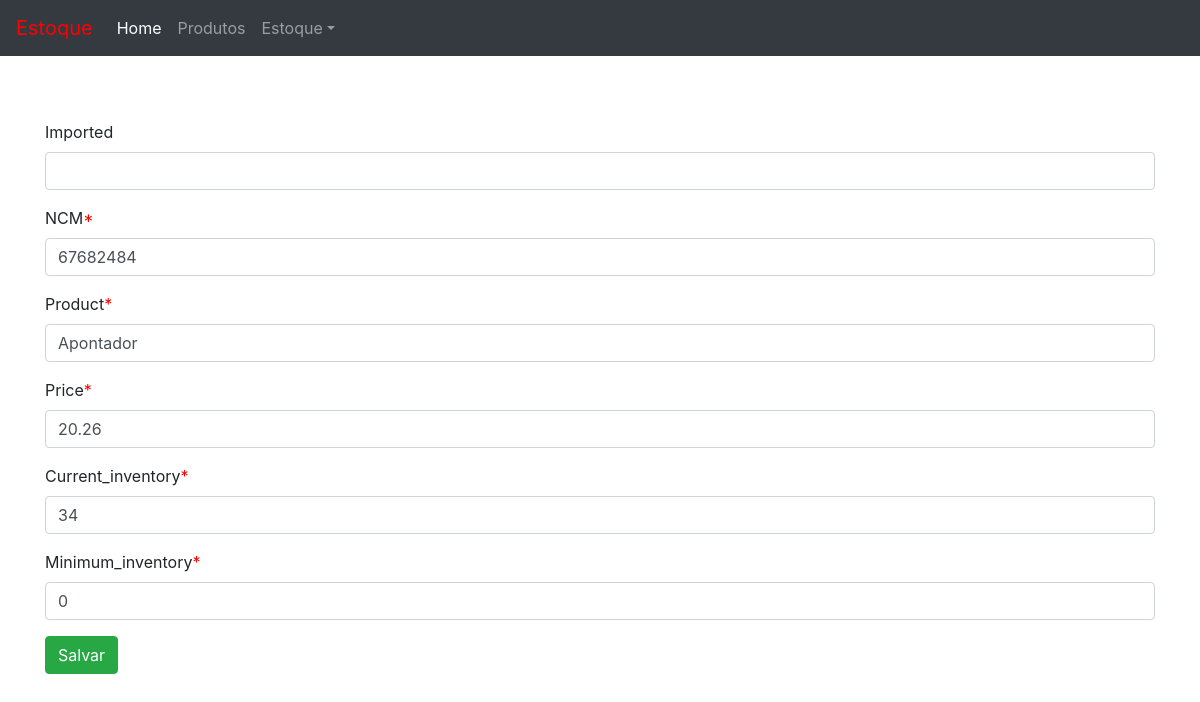
Page /produto/3/edit/ on the earlier database version.
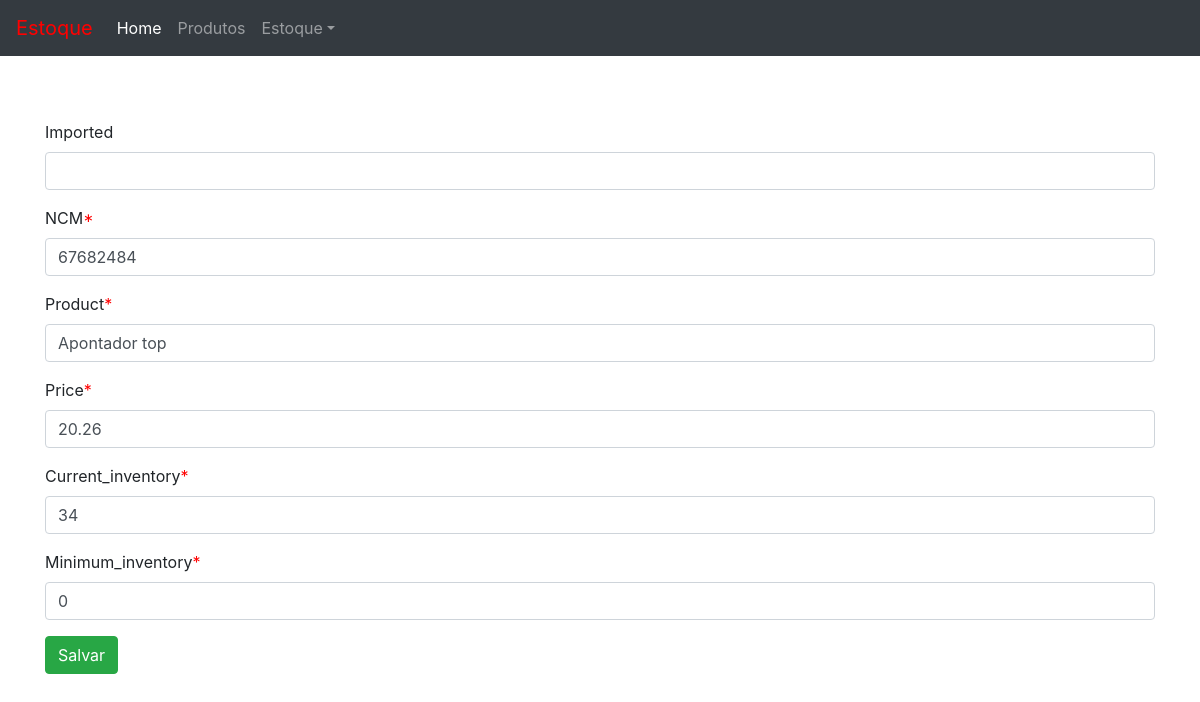
Same page on the later database version.
### product/models.py (models this page shows, shortened)
class Product(models.Model):
    imported = models.BooleanField(default= True)
    ncm = models.CharField('NCM', max_length= 8)
    product = models.CharField(max_length=100 , unique=True)
    price = models.DecimalField('price' , max_digits=7 , decimal_places=2)
    inventory = models.IntegerField('current_inventory')
    minimum_inventory = models.IntegerField('minimum_inventory' ,default= 0)
    class Meta:
        ordering = ('product' , )

### product/views.py (the view)
# urls.py: path('<int:pk>/edit/' , v.ProductUpdate.as_view() , name='product_edit' )
class ProductUpdate(UpdateView):
    model = Product
    template_name = 'product_form.html'
    form_class = ProductForm

### product/form.py
class ProductForm(forms.ModelForm):
    class Meta:
        model = Product
        fields ='__all__'

### product/templates/product_form.html (shortened to what this page needs)
{% extends "base.html" %}
{% load static %}
{% load widget_tweaks %}
{% block content %}
    <form method="POST" novalidate>
        {% for field in form.visible_fields %}
            <div class="form-group{% if field.errors %} has-error {%endif%}">
                <label for="{{ field.id_for_label }}">
                    {% if field.field.required %}
                        <span class="required">{{ field.label}}</span>
                    {% else %}
                        {{ field.label }}
                    {% endif %}
                </label>
                {% render_field field class="form-control" %}
            </div>
        {% endfor%}
        <button type="submit" class="btn btn-success">Salvar</button>
    </form>
{% endblock content %}

Differences in the rows shown:
changed Product: product "Apontador" → "Apontador top"
